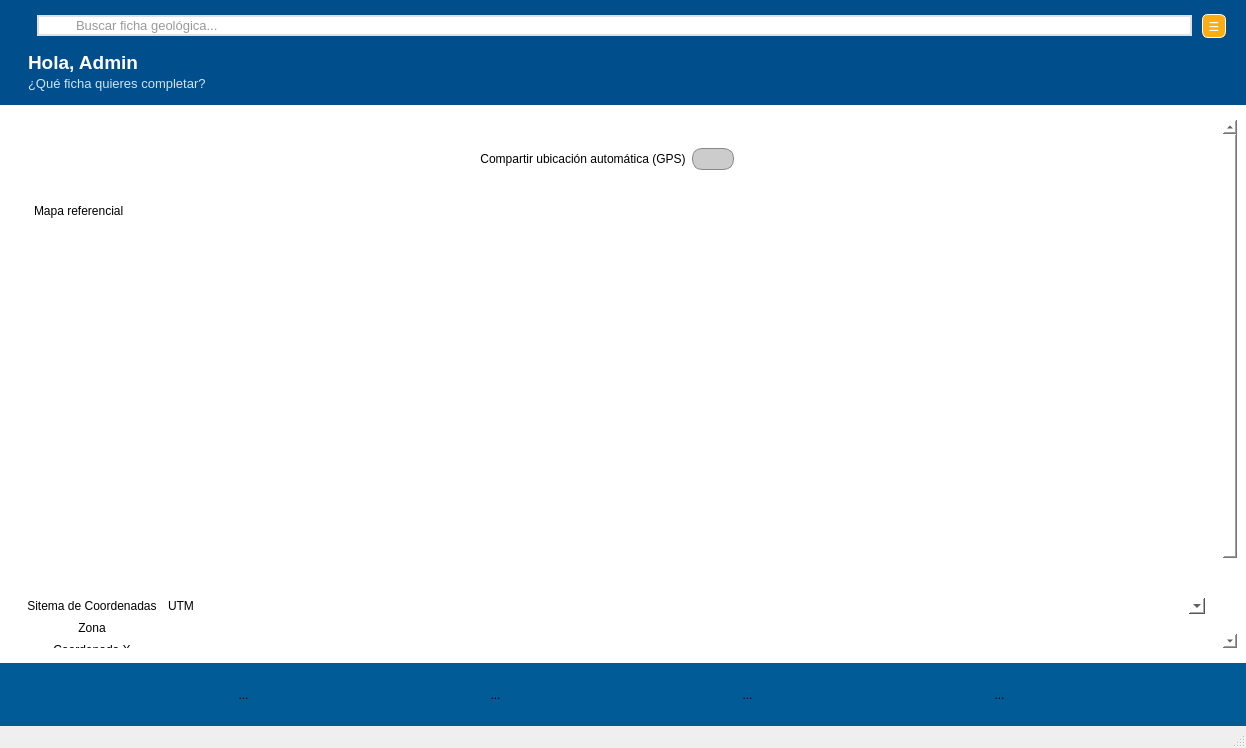
<?xml version="1.0" encoding="UTF-8"?>
<ui version="4.0">
 <class>UbicacionWindow</class>
 <widget class="QMainWindow" name="UbicacionWindow">
  <property name="geometry">
   <rect>
    <x>0</x>
    <y>0</y>
    <width>1246</width>
    <height>748</height>
   </rect>
  </property>
  <property name="windowTitle">
   <string>Ubicación</string>
  </property>
  <widget class="QWidget" name="centralwidget">
   <layout class="QVBoxLayout" name="verticalLayout">
    <property name="spacing">
     <number>7</number>
    </property>
    <property name="leftMargin">
     <number>0</number>
    </property>
    <property name="topMargin">
     <number>0</number>
    </property>
    <property name="rightMargin">
     <number>0</number>
    </property>
    <property name="bottomMargin">
     <number>0</number>
    </property>
    <item>
     <widget class="QFrame" name="frameMain">
      <property name="sizePolicy">
       <sizepolicy hsizetype="Expanding" vsizetype="Expanding">
        <horstretch>0</horstretch>
        <verstretch>0</verstretch>
       </sizepolicy>
      </property>
      <property name="styleSheet">
       <string notr="true">background-color: #ffffff;
border: none;
</string>
      </property>
      <property name="frameShape">
       <enum>QFrame::Shape::StyledPanel</enum>
      </property>
      <property name="frameShadow">
       <enum>QFrame::Shadow::Raised</enum>
      </property>
      <layout class="QVBoxLayout" name="verticalLayout_4">
       <property name="leftMargin">
        <number>0</number>
       </property>
       <property name="topMargin">
        <number>0</number>
       </property>
       <property name="rightMargin">
        <number>0</number>
       </property>
       <property name="bottomMargin">
        <number>0</number>
       </property>
       <item>
        <widget class="QFrame" name="frameHeader">
         <property name="sizePolicy">
          <sizepolicy hsizetype="Preferred" vsizetype="Expanding">
           <horstretch>0</horstretch>
           <verstretch>0</verstretch>
          </sizepolicy>
         </property>
         <property name="minimumSize">
          <size>
           <width>0</width>
           <height>0</height>
          </size>
         </property>
         <property name="maximumSize">
          <size>
           <width>16777215</width>
           <height>16777215</height>
          </size>
         </property>
         <property name="styleSheet">
          <string notr="true">QFrame#frameHeader {
    background-color: #004F8C;
    border: none;
}

QLabel {
    color: white;
}

QToolButton#btnMenu {

    color: white;

}

QLabel#lblSubGreeting {
    color: #CFE3F5;
}

</string>
         </property>
         <property name="frameShape">
          <enum>QFrame::Shape::StyledPanel</enum>
         </property>
         <property name="frameShadow">
          <enum>QFrame::Shadow::Raised</enum>
         </property>
         <layout class="QVBoxLayout" name="verticalLayout_2">
          <property name="spacing">
           <number>5</number>
          </property>
          <property name="leftMargin">
           <number>20</number>
          </property>
          <property name="topMargin">
           <number>10</number>
          </property>
          <property name="rightMargin">
           <number>20</number>
          </property>
          <property name="bottomMargin">
           <number>10</number>
          </property>
          <item>
           <layout class="QHBoxLayout" name="topBarLayout">
            <property name="spacing">
             <number>10</number>
            </property>
            <property name="topMargin">
             <number>4</number>
            </property>
            <property name="bottomMargin">
             <number>4</number>
            </property>
            <item>
             <widget class="QLabel" name="lblLogo">
              <property name="sizePolicy">
               <sizepolicy hsizetype="Fixed" vsizetype="Fixed">
                <horstretch>0</horstretch>
                <verstretch>0</verstretch>
               </sizepolicy>
              </property>
              <property name="maximumSize">
               <size>
                <width>80</width>
                <height>80</height>
               </size>
              </property>
              <property name="styleSheet">
               <string notr="true">QLabel#lblLogo {
    background-color: transparent;
}
</string>
              </property>
              <property name="text">
               <string/>
              </property>
              <property name="pixmap">
               <pixmap resource="resources.qrc">:/images/images/logo_tierra_borde_blanco.png</pixmap>
              </property>
              <property name="scaledContents">
               <bool>true</bool>
              </property>
             </widget>
            </item>
            <item>
             <widget class="QLineEdit" name="lineSearch">
              <property name="minimumSize">
               <size>
                <width>0</width>
                <height>0</height>
               </size>
              </property>
              <property name="maximumSize">
               <size>
                <width>16777215</width>
                <height>16777215</height>
               </size>
              </property>
              <property name="styleSheet">
               <string notr="true">QLineEdit#lineSearch {
    background-color: #FFFFFF;
    border: 2px solid #E0E0E0;
    border-radius: 14px;
    padding-left: 35px; /* espacio para el icono del buscador */
    font-size: 10pt;
    color: #333333;
}

QLineEdit#lineSearch::placeholder {
    color: #7A8CA4;
}
</string>
              </property>
              <property name="placeholderText">
               <string>Buscar ficha geológica...</string>
              </property>
             </widget>
            </item>
            <item>
             <widget class="QToolButton" name="btnMenu">
              <property name="minimumSize">
               <size>
                <width>24</width>
                <height>24</height>
               </size>
              </property>
              <property name="maximumSize">
               <size>
                <width>32</width>
                <height>32</height>
               </size>
              </property>
              <property name="toolTip">
               <string>&lt;html&gt;&lt;head/&gt;&lt;body&gt;&lt;p&gt;Abrir menú&lt;/p&gt;&lt;/body&gt;&lt;/html&gt;</string>
              </property>
              <property name="styleSheet">
               <string notr="true">QToolButton#btnMenu {
    background: #fdac11;
    border-radius: 6px;
    color: #FFFFFF;
    border: 1px solid  #FFFFFF;
}
QToolButton#btnMenu:hover {
    background-color: #fcc253;
    border-radius: 6px;
}
</string>
              </property>
              <property name="text">
               <string>☰</string>
              </property>
              <property name="iconSize">
               <size>
                <width>24</width>
                <height>24</height>
               </size>
              </property>
              <property name="autoRaise">
               <bool>true</bool>
              </property>
             </widget>
            </item>
           </layout>
          </item>
          <item>
           <widget class="QFrame" name="greetingLayout">
            <property name="styleSheet">
             <string notr="true">QFrame#greetingLayout {
    background: transparent;
    border: none;
}</string>
            </property>
            <property name="frameShape">
             <enum>QFrame::Shape::NoFrame</enum>
            </property>
            <property name="frameShadow">
             <enum>QFrame::Shadow::Raised</enum>
            </property>
            <layout class="QVBoxLayout" name="verticalLayout_3">
             <property name="spacing">
              <number>2</number>
             </property>
             <property name="leftMargin">
              <number>8</number>
             </property>
             <property name="topMargin">
              <number>4</number>
             </property>
             <property name="rightMargin">
              <number>8</number>
             </property>
             <property name="bottomMargin">
              <number>4</number>
             </property>
             <item>
              <widget class="QLabel" name="lblGreeting">
               <property name="sizePolicy">
                <sizepolicy hsizetype="Preferred" vsizetype="Fixed">
                 <horstretch>0</horstretch>
                 <verstretch>0</verstretch>
                </sizepolicy>
               </property>
               <property name="font">
                <font>
                 <pointsize>14</pointsize>
                 <bold>true</bold>
                </font>
               </property>
               <property name="styleSheet">
                <string notr="true">background: transparent;
</string>
               </property>
               <property name="locale">
                <locale language="Spanish" country="Spain"/>
               </property>
               <property name="text">
                <string>&lt;html&gt;&lt;head/&gt;&lt;body&gt;&lt;p&gt;Hola, Admin&lt;/p&gt;&lt;/body&gt;&lt;/html&gt;</string>
               </property>
              </widget>
             </item>
             <item>
              <widget class="QLabel" name="lblSubGreeting">
               <property name="sizePolicy">
                <sizepolicy hsizetype="Preferred" vsizetype="Fixed">
                 <horstretch>0</horstretch>
                 <verstretch>0</verstretch>
                </sizepolicy>
               </property>
               <property name="font">
                <font>
                 <pointsize>10</pointsize>
                 <bold>false</bold>
                </font>
               </property>
               <property name="styleSheet">
                <string notr="true">background: transparent;
</string>
               </property>
               <property name="text">
                <string>&lt;html&gt;&lt;head/&gt;&lt;body&gt;&lt;p&gt;¿Qué ficha quieres completar?&lt;/p&gt;&lt;/body&gt;&lt;/html&gt;</string>
               </property>
              </widget>
             </item>
            </layout>
           </widget>
          </item>
         </layout>
        </widget>
       </item>
       <item>
        <widget class="QFrame" name="FrameContent">
         <property name="sizePolicy">
          <sizepolicy hsizetype="Expanding" vsizetype="Expanding">
           <horstretch>0</horstretch>
           <verstretch>1</verstretch>
          </sizepolicy>
         </property>
         <property name="frameShape">
          <enum>QFrame::Shape::StyledPanel</enum>
         </property>
         <property name="frameShadow">
          <enum>QFrame::Shadow::Raised</enum>
         </property>
         <layout class="QVBoxLayout" name="verticalLayout_5">
          <item>
           <widget class="QScrollArea" name="scrollAreaContent">
            <property name="frameShape">
             <enum>QFrame::Shape::NoFrame</enum>
            </property>
            <property name="verticalScrollBarPolicy">
             <enum>Qt::ScrollBarPolicy::ScrollBarAlwaysOn</enum>
            </property>
            <property name="horizontalScrollBarPolicy">
             <enum>Qt::ScrollBarPolicy::ScrollBarAlwaysOff</enum>
            </property>
            <property name="widgetResizable">
             <bool>true</bool>
            </property>
            <property name="alignment">
             <set>Qt::AlignmentFlag::AlignHCenter|Qt::AlignmentFlag::AlignTop</set>
            </property>
            <widget class="QWidget" name="scrollWidget">
             <property name="geometry">
              <rect>
               <x>0</x>
               <y>-110</y>
               <width>1214</width>
               <height>722</height>
              </rect>
             </property>
             <property name="sizePolicy">
              <sizepolicy hsizetype="Expanding" vsizetype="Preferred">
               <horstretch>0</horstretch>
               <verstretch>0</verstretch>
              </sizepolicy>
             </property>
             <property name="styleSheet">
              <string notr="true">/* Fondo general del área de contenido */
QWidget {
    background-color: #f5f7fb;
}

/* Estilo base para todos los QFrame */
QFrame {
    background-color: #ffffff;
    border-radius: 8px;
    border: 1px solid #d0d4e4;
}

/* Texto por defecto: NEGRO */
QLabel {
    color: #1b2a4e;  /* negro azulado */
    font-size: 10pt;
}

/* ---------- BARRA GPS ON/OFF (AZUL) ---------- */
QFrame#frameGpsToggle {
    background-color: #0b74d1;   /* azul */
    border-radius: 8px;
    border: none;
}

/* Título dentro de la barra GPS → negro */
QLabel#lblGpsTitulo {
    color: #1b2a4e;
    font-weight: bold;
    font-size: 10pt;
}

/* Switch */
QCheckBox#chkGpsActivo {
    spacing: 0px;
}

QCheckBox#chkGpsActivo::indicator {
    width: 36px;
    height: 18px;
    border-radius: 9px;
    background-color: #d0d4e4;
    border: 1px solid rgba(0,0,0,40%);
}

QCheckBox#chkGpsActivo::indicator:checked {
    background-color: #4cd964;  /* verde */
    border: 1px solid rgba(0,0,0,20%);
}

/* ---------- MAPA REFERENCIAL ---------- */
QFrame#frameMapa {
    background-color: #ffffff;
    border: 1px solid #c2cee8;
}

QLabel#lblMapaTitulo {
    font-weight: bold;
    font-size: 11pt;
    color: #1b2a4e;
}

/* ---------- TARJETA DATOS UBICACIÓN ---------- */
/* Tarjeta contenedora: azul, como la barra de GPS */
QFrame#groupDatosUbicacion {
    background-color: #0b74d1;   /* mismo azul que el GPS */
    border-radius: 8px;
    border: none;
    padding: 10px 14px;
}

/* Texto dentro de la tarjeta → negro */
QFrame#groupDatosUbicacion QLabel {
    color: #1b2a4e;
    font-weight: 600;
}

/* Cada “renglón” (frames hijos directos) en blanco, estilo tarjeta */
QFrame#groupDatosUbicacion &gt; QFrame {
    background-color: #ffffff;
    border-radius: 8px;
    border: 1px solid #d0d4e4;
}

/* Campos de datos: line edit y combo en blanco */
QFrame#groupDatosUbicacion QLineEdit,
QFrame#groupDatosUbicacion QComboBox {
    border: 1px solid #c2cee8;
    border-radius: 6px;
    padding: 2px 6px;
    background-color: #f9fbff;
    color: #1b2a4e;
}

/* QComboBox: flecha discreta */
QFrame#groupDatosUbicacion QComboBox::drop-down {
    border: none;
    width: 18px;
}

QFrame#groupDatosUbicacion QComboBox::down-arrow {
    image: none;
}

/* ---------- CAMPOS ESPECIALES EN DATOS DE UBICACIÓN ---------- */

/* Hora (QTimeEdit) */
QFrame#groupDatosUbicacion QTimeEdit {
    border: 1px solid #c2cee8;
    border-radius: 4px;
    padding: 2px 4px;
    background-color: #f9fbff;
    color: #1b2a4e;                /* texto negro */
    selection-background-color: #e3f2ff;
    selection-color: #1b2a4e;
}

/* ComboBox del sistema de coordenadas */
QComboBox#cboSistemaCoord {
    border: 1px solid #c2cee8;
    border-radius: 4px;
    padding: 2px 6px;
    background-color: #f9fbff;
    color: #1b2a4e;                /* texto negro en la parte cerrada */
}

/* Lista desplegable del ComboBox */
QComboBox#cboSistemaCoord QAbstractItemView {
    background-color: #ffffff;
    color: #1b2a4e;                /* texto negro en las opciones */
    selection-background-color: #e3f2ff;
    selection-color: #1b2a4e;
}
</string>
             </property>
             <layout class="QVBoxLayout" name="verticalLayout_6" stretch="0,4,3">
              <item>
               <widget class="QFrame" name="frameGpsToggle">
                <property name="sizePolicy">
                 <sizepolicy hsizetype="Expanding" vsizetype="Expanding">
                  <horstretch>0</horstretch>
                  <verstretch>0</verstretch>
                 </sizepolicy>
                </property>
                <property name="minimumSize">
                 <size>
                  <width>500</width>
                  <height>60</height>
                 </size>
                </property>
                <property name="frameShape">
                 <enum>QFrame::Shape::StyledPanel</enum>
                </property>
                <property name="frameShadow">
                 <enum>QFrame::Shadow::Raised</enum>
                </property>
                <layout class="QHBoxLayout" name="horizontalLayout_2" stretch="0,0,0,0,0">
                 <property name="spacing">
                  <number>6</number>
                 </property>
                 <property name="leftMargin">
                  <number>0</number>
                 </property>
                 <property name="topMargin">
                  <number>0</number>
                 </property>
                 <property name="rightMargin">
                  <number>0</number>
                 </property>
                 <property name="bottomMargin">
                  <number>0</number>
                 </property>
                 <item>
                  <spacer name="horizontalSpacer">
                   <property name="orientation">
                    <enum>Qt::Orientation::Horizontal</enum>
                   </property>
                   <property name="sizeHint" stdset="0">
                    <size>
                     <width>40</width>
                     <height>20</height>
                    </size>
                   </property>
                  </spacer>
                 </item>
                 <item>
                  <widget class="QLabel" name="lblGpsTitulo">
                   <property name="sizePolicy">
                    <sizepolicy hsizetype="Fixed" vsizetype="Fixed">
                     <horstretch>0</horstretch>
                     <verstretch>0</verstretch>
                    </sizepolicy>
                   </property>
                   <property name="text">
                    <string>&lt;html&gt;&lt;head/&gt;&lt;body&gt;&lt;p align=&quot;center&quot;&gt;Compartir ubicación automática (GPS)&lt;/p&gt;&lt;/body&gt;&lt;/html&gt;</string>
                   </property>
                   <property name="scaledContents">
                    <bool>false</bool>
                   </property>
                   <property name="alignment">
                    <set>Qt::AlignmentFlag::AlignCenter</set>
                   </property>
                   <property name="wordWrap">
                    <bool>false</bool>
                   </property>
                   <property name="margin">
                    <number>9</number>
                   </property>
                   <property name="indent">
                    <number>-1</number>
                   </property>
                   <property name="openExternalLinks">
                    <bool>true</bool>
                   </property>
                  </widget>
                 </item>
                 <item>
                  <widget class="QCheckBox" name="chkGpsActivo">
                   <property name="enabled">
                    <bool>true</bool>
                   </property>
                   <property name="sizePolicy">
                    <sizepolicy hsizetype="Fixed" vsizetype="Fixed">
                     <horstretch>0</horstretch>
                     <verstretch>0</verstretch>
                    </sizepolicy>
                   </property>
                   <property name="minimumSize">
                    <size>
                     <width>0</width>
                     <height>0</height>
                    </size>
                   </property>
                   <property name="maximumSize">
                    <size>
                     <width>16777215</width>
                     <height>16777215</height>
                    </size>
                   </property>
                   <property name="tabletTracking">
                    <bool>false</bool>
                   </property>
                   <property name="contextMenuPolicy">
                    <enum>Qt::ContextMenuPolicy::DefaultContextMenu</enum>
                   </property>
                   <property name="accessibleIdentifier">
                    <string/>
                   </property>
                   <property name="layoutDirection">
                    <enum>Qt::LayoutDirection::LeftToRight</enum>
                   </property>
                   <property name="autoFillBackground">
                    <bool>false</bool>
                   </property>
                   <property name="styleSheet">
                    <string notr="true">/* QCheckBox base: sin fondo ni borde, tamaño mínimo */
#chkGpsActivo {
    margin: 0px;
    padding: 0px;
    background: transparent;
    border: none;
}

/* Píldora del switch */
#chkGpsActivo::indicator {
    width: 40px;
    height: 20px;
    border-radius: 10px;
    background-color: #cccccc;    /* apagado */
    border: 1px solid #888888;
}

/* Encendido (verde) */
#chkGpsActivo::indicator:checked {
    background-color: #2ecc71;
    border: 1px solid #1e874b;
}
</string>
                   </property>
                   <property name="inputMethodHints">
                    <set>Qt::InputMethodHint::ImhNone</set>
                   </property>
                   <property name="text">
                    <string/>
                   </property>
                   <property name="iconSize">
                    <size>
                     <width>20</width>
                     <height>20</height>
                    </size>
                   </property>
                   <property name="checkable">
                    <bool>true</bool>
                   </property>
                   <property name="checked">
                    <bool>false</bool>
                   </property>
                   <property name="autoRepeat">
                    <bool>false</bool>
                   </property>
                   <property name="autoExclusive">
                    <bool>false</bool>
                   </property>
                   <property name="tristate">
                    <bool>false</bool>
                   </property>
                  </widget>
                 </item>
                 <item>
                  <widget class="QLabel" name="lblGpsToggle">
                   <property name="sizePolicy">
                    <sizepolicy hsizetype="Fixed" vsizetype="Fixed">
                     <horstretch>0</horstretch>
                     <verstretch>0</verstretch>
                    </sizepolicy>
                   </property>
                  </widget>
                 </item>
                 <item>
                  <spacer name="horizontalSpacer_2">
                   <property name="orientation">
                    <enum>Qt::Orientation::Horizontal</enum>
                   </property>
                   <property name="sizeHint" stdset="0">
                    <size>
                     <width>40</width>
                     <height>20</height>
                    </size>
                   </property>
                  </spacer>
                 </item>
                </layout>
               </widget>
              </item>
              <item>
               <widget class="QFrame" name="frameMapa">
                <property name="sizePolicy">
                 <sizepolicy hsizetype="Expanding" vsizetype="Expanding">
                  <horstretch>0</horstretch>
                  <verstretch>0</verstretch>
                 </sizepolicy>
                </property>
                <property name="minimumSize">
                 <size>
                  <width>0</width>
                  <height>0</height>
                 </size>
                </property>
                <property name="frameShape">
                 <enum>QFrame::Shape::StyledPanel</enum>
                </property>
                <property name="frameShadow">
                 <enum>QFrame::Shadow::Raised</enum>
                </property>
                <layout class="QVBoxLayout" name="verticalLayout_7">
                 <property name="bottomMargin">
                  <number>9</number>
                 </property>
                 <item>
                  <widget class="QLabel" name="lblMapaTitulo">
                   <property name="text">
                    <string>&lt;html&gt;&lt;head/&gt;&lt;body&gt;&lt;p&gt;Mapa referencial&lt;/p&gt;&lt;/body&gt;&lt;/html&gt;</string>
                   </property>
                   <property name="margin">
                    <number>5</number>
                   </property>
                   <property name="indent">
                    <number>7</number>
                   </property>
                  </widget>
                 </item>
                 <item>
                  <widget class="QWidget" name="mapContainer" native="true">
                   <property name="sizePolicy">
                    <sizepolicy hsizetype="Preferred" vsizetype="Preferred">
                     <horstretch>0</horstretch>
                     <verstretch>0</verstretch>
                    </sizepolicy>
                   </property>
                   <property name="minimumSize">
                    <size>
                     <width>0</width>
                     <height>350</height>
                    </size>
                   </property>
                  </widget>
                 </item>
                </layout>
               </widget>
              </item>
              <item>
               <widget class="QFrame" name="groupDatosUbicacion">
                <property name="sizePolicy">
                 <sizepolicy hsizetype="Expanding" vsizetype="Expanding">
                  <horstretch>0</horstretch>
                  <verstretch>0</verstretch>
                 </sizepolicy>
                </property>
                <property name="minimumSize">
                 <size>
                  <width>0</width>
                  <height>0</height>
                 </size>
                </property>
                <property name="frameShape">
                 <enum>QFrame::Shape::StyledPanel</enum>
                </property>
                <property name="frameShadow">
                 <enum>QFrame::Shadow::Raised</enum>
                </property>
                <layout class="QGridLayout" name="gridLayout">
                 <item row="4" column="0">
                  <widget class="QLabel" name="lblAltitud">
                   <property name="sizePolicy">
                    <sizepolicy hsizetype="Preferred" vsizetype="Preferred">
                     <horstretch>0</horstretch>
                     <verstretch>0</verstretch>
                    </sizepolicy>
                   </property>
                   <property name="text">
                    <string>&lt;html&gt;&lt;head/&gt;&lt;body&gt;&lt;p align=&quot;center&quot;&gt;Altitud&lt;/p&gt;&lt;/body&gt;&lt;/html&gt;</string>
                   </property>
                   <property name="wordWrap">
                    <bool>true</bool>
                   </property>
                   <property name="margin">
                    <number>0</number>
                   </property>
                  </widget>
                 </item>
                 <item row="0" column="0">
                  <widget class="QLabel" name="lblSistemaCoord">
                   <property name="sizePolicy">
                    <sizepolicy hsizetype="Preferred" vsizetype="Preferred">
                     <horstretch>0</horstretch>
                     <verstretch>0</verstretch>
                    </sizepolicy>
                   </property>
                   <property name="text">
                    <string>&lt;html&gt;&lt;head/&gt;&lt;body&gt;&lt;p align=&quot;center&quot;&gt;Sitema de Coordenadas&lt;/p&gt;&lt;/body&gt;&lt;/html&gt;</string>
                   </property>
                   <property name="wordWrap">
                    <bool>false</bool>
                   </property>
                   <property name="margin">
                    <number>7</number>
                   </property>
                  </widget>
                 </item>
                 <item row="2" column="0">
                  <widget class="QLabel" name="lblX">
                   <property name="sizePolicy">
                    <sizepolicy hsizetype="Preferred" vsizetype="Preferred">
                     <horstretch>0</horstretch>
                     <verstretch>0</verstretch>
                    </sizepolicy>
                   </property>
                   <property name="text">
                    <string>&lt;html&gt;&lt;head/&gt;&lt;body&gt;&lt;p align=&quot;center&quot;&gt;Coordenada X&lt;/p&gt;&lt;/body&gt;&lt;/html&gt;</string>
                   </property>
                   <property name="wordWrap">
                    <bool>true</bool>
                   </property>
                   <property name="margin">
                    <number>0</number>
                   </property>
                  </widget>
                 </item>
                 <item row="0" column="1">
                  <widget class="QComboBox" name="cboSistemaCoord">
                   <property name="sizePolicy">
                    <sizepolicy hsizetype="Expanding" vsizetype="Preferred">
                     <horstretch>0</horstretch>
                     <verstretch>0</verstretch>
                    </sizepolicy>
                   </property>
                   <item>
                    <property name="text">
                     <string>UTM</string>
                    </property>
                   </item>
                   <item>
                    <property name="text">
                     <string>Geográficas (Lat/Long)</string>
                    </property>
                   </item>
                  </widget>
                 </item>
                 <item row="4" column="1">
                  <widget class="QLineEdit" name="txtAltitud">
                   <property name="sizePolicy">
                    <sizepolicy hsizetype="Expanding" vsizetype="Preferred">
                     <horstretch>0</horstretch>
                     <verstretch>0</verstretch>
                    </sizepolicy>
                   </property>
                   <property name="alignment">
                    <set>Qt::AlignmentFlag::AlignRight|Qt::AlignmentFlag::AlignTrailing|Qt::AlignmentFlag::AlignVCenter</set>
                   </property>
                   <property name="readOnly">
                    <bool>false</bool>
                   </property>
                  </widget>
                 </item>
                 <item row="3" column="1">
                  <widget class="QLineEdit" name="txtY">
                   <property name="sizePolicy">
                    <sizepolicy hsizetype="Expanding" vsizetype="Preferred">
                     <horstretch>0</horstretch>
                     <verstretch>0</verstretch>
                    </sizepolicy>
                   </property>
                   <property name="alignment">
                    <set>Qt::AlignmentFlag::AlignRight|Qt::AlignmentFlag::AlignTrailing|Qt::AlignmentFlag::AlignVCenter</set>
                   </property>
                   <property name="readOnly">
                    <bool>false</bool>
                   </property>
                  </widget>
                 </item>
                 <item row="2" column="1">
                  <widget class="QLineEdit" name="txtX">
                   <property name="sizePolicy">
                    <sizepolicy hsizetype="Expanding" vsizetype="Preferred">
                     <horstretch>0</horstretch>
                     <verstretch>0</verstretch>
                    </sizepolicy>
                   </property>
                   <property name="alignment">
                    <set>Qt::AlignmentFlag::AlignRight|Qt::AlignmentFlag::AlignTrailing|Qt::AlignmentFlag::AlignVCenter</set>
                   </property>
                   <property name="readOnly">
                    <bool>false</bool>
                   </property>
                  </widget>
                 </item>
                 <item row="1" column="0">
                  <widget class="QLabel" name="lblZona">
                   <property name="sizePolicy">
                    <sizepolicy hsizetype="Preferred" vsizetype="Preferred">
                     <horstretch>0</horstretch>
                     <verstretch>0</verstretch>
                    </sizepolicy>
                   </property>
                   <property name="text">
                    <string>&lt;html&gt;&lt;head/&gt;&lt;body&gt;&lt;p align=&quot;center&quot;&gt;Zona&lt;/p&gt;&lt;/body&gt;&lt;/html&gt;</string>
                   </property>
                   <property name="wordWrap">
                    <bool>true</bool>
                   </property>
                   <property name="margin">
                    <number>0</number>
                   </property>
                  </widget>
                 </item>
                 <item row="1" column="1">
                  <widget class="QLineEdit" name="txtZona">
                   <property name="sizePolicy">
                    <sizepolicy hsizetype="Expanding" vsizetype="Preferred">
                     <horstretch>0</horstretch>
                     <verstretch>0</verstretch>
                    </sizepolicy>
                   </property>
                   <property name="readOnly">
                    <bool>false</bool>
                   </property>
                  </widget>
                 </item>
                 <item row="3" column="0">
                  <widget class="QLabel" name="lblY">
                   <property name="sizePolicy">
                    <sizepolicy hsizetype="Preferred" vsizetype="Preferred">
                     <horstretch>0</horstretch>
                     <verstretch>0</verstretch>
                    </sizepolicy>
                   </property>
                   <property name="text">
                    <string>&lt;html&gt;&lt;head/&gt;&lt;body&gt;&lt;p align=&quot;center&quot;&gt;Coordenada Y&lt;/p&gt;&lt;/body&gt;&lt;/html&gt;</string>
                   </property>
                   <property name="wordWrap">
                    <bool>true</bool>
                   </property>
                   <property name="margin">
                    <number>0</number>
                   </property>
                  </widget>
                 </item>
                 <item row="5" column="0">
                  <widget class="QLabel" name="lblHora">
                   <property name="sizePolicy">
                    <sizepolicy hsizetype="Preferred" vsizetype="Preferred">
                     <horstretch>0</horstretch>
                     <verstretch>0</verstretch>
                    </sizepolicy>
                   </property>
                   <property name="text">
                    <string>&lt;html&gt;&lt;head/&gt;&lt;body&gt;&lt;p align=&quot;center&quot;&gt;Hora&lt;/p&gt;&lt;/body&gt;&lt;/html&gt;</string>
                   </property>
                   <property name="wordWrap">
                    <bool>true</bool>
                   </property>
                   <property name="margin">
                    <number>0</number>
                   </property>
                  </widget>
                 </item>
                 <item row="5" column="1">
                  <widget class="QTimeEdit" name="timeHora">
                   <property name="sizePolicy">
                    <sizepolicy hsizetype="Expanding" vsizetype="Preferred">
                     <horstretch>0</horstretch>
                     <verstretch>0</verstretch>
                    </sizepolicy>
                   </property>
                   <property name="wrapping">
                    <bool>false</bool>
                   </property>
                   <property name="readOnly">
                    <bool>false</bool>
                   </property>
                   <property name="specialValueText">
                    <string notr="true"/>
                   </property>
                   <property name="accelerated">
                    <bool>false</bool>
                   </property>
                   <property name="showGroupSeparator" stdset="0">
                    <bool>false</bool>
                   </property>
                   <property name="displayFormat">
                    <string>HH:mm:ss </string>
                   </property>
                   <property name="calendarPopup">
                    <bool>false</bool>
                   </property>
                  </widget>
                 </item>
                </layout>
               </widget>
              </item>
             </layout>
            </widget>
           </widget>
          </item>
         </layout>
        </widget>
       </item>
       <item>
        <widget class="QFrame" name="frameFooter">
         <property name="sizePolicy">
          <sizepolicy hsizetype="Preferred" vsizetype="Fixed">
           <horstretch>0</horstretch>
           <verstretch>0</verstretch>
          </sizepolicy>
         </property>
         <property name="styleSheet">
          <string notr="true">QFrame#frameFooter {
    background-color: #005B97;  /* Azul igual al header */
    border: none;
    padding: 8px;
}

QToolButton {
    background: transparent;
    border: none;
    padding: 10px;
    icon-size: 28px;
}

QToolButton:hover {
    background-color: rgba(255, 255, 255, 0.15);
    border-radius: 6px;
}
</string>
         </property>
         <property name="frameShape">
          <enum>QFrame::Shape::StyledPanel</enum>
         </property>
         <property name="frameShadow">
          <enum>QFrame::Shadow::Raised</enum>
         </property>
         <layout class="QHBoxLayout" name="horizontalLayout">
          <property name="topMargin">
           <number>5</number>
          </property>
          <property name="bottomMargin">
           <number>5</number>
          </property>
          <item>
           <widget class="QToolButton" name="btnHome">
            <property name="text">
             <string>...</string>
            </property>
            <property name="icon">
             <iconset resource="resources.qrc">
              <normaloff>:/icons/images/home.png</normaloff>:/icons/images/home.png</iconset>
            </property>
           </widget>
          </item>
          <item>
           <widget class="QToolButton" name="btnMap">
            <property name="text">
             <string>...</string>
            </property>
            <property name="icon">
             <iconset resource="resources.qrc">
              <normaloff>:/icons/images/location.png</normaloff>:/icons/images/location.png</iconset>
            </property>
           </widget>
          </item>
          <item>
           <widget class="QToolButton" name="btnDocs">
            <property name="text">
             <string>...</string>
            </property>
            <property name="icon">
             <iconset resource="resources.qrc">
              <normaloff>:/icons/images/description.png</normaloff>:/icons/images/description.png</iconset>
            </property>
           </widget>
          </item>
          <item>
           <widget class="QToolButton" name="btnProfile">
            <property name="text">
             <string>...</string>
            </property>
            <property name="icon">
             <iconset resource="resources.qrc">
              <normaloff>:/icons/images/account_circle.png</normaloff>:/icons/images/account_circle.png</iconset>
            </property>
           </widget>
          </item>
         </layout>
        </widget>
       </item>
      </layout>
     </widget>
    </item>
   </layout>
  </widget>
  <widget class="QMenuBar" name="menubar">
   <property name="geometry">
    <rect>
     <x>0</x>
     <y>0</y>
     <width>1246</width>
     <height>21</height>
    </rect>
   </property>
  </widget>
  <widget class="QStatusBar" name="statusbar"/>
 </widget>
 <resources>
  <include location="resources.qrc"/>
 </resources>
 <connections/>
</ui>
